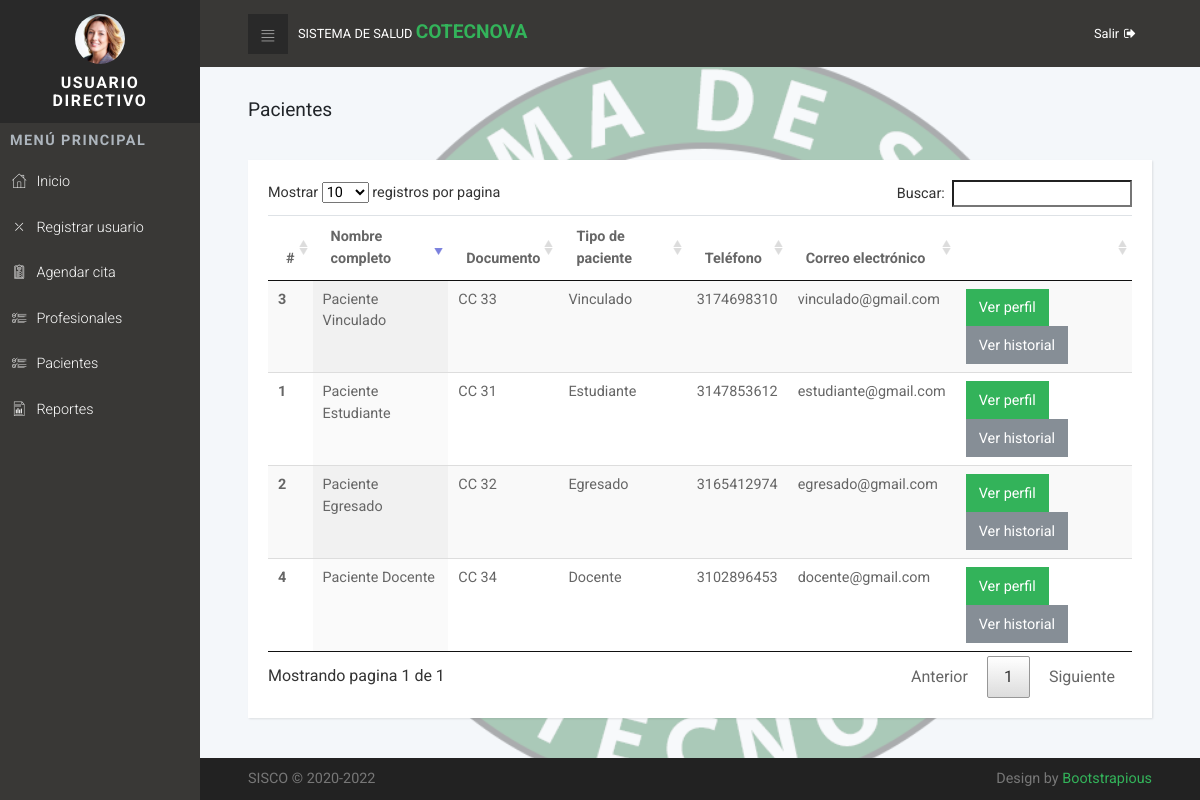
The app's page /patients/ (signed in) with its own data.
### tables this page shows
CREATE TABLE `tipo_paciente` (
  `id_tipo_paciente` int(11) NOT NULL,
  `tipo_paciente` varchar(45) NOT NULL,
  `descripcion` varchar(255) DEFAULT NULL
);

CREATE TABLE `usuario` (
  `id_usuario` int(11) NOT NULL,
  `nombres` varchar(20) NOT NULL,
  `apellidos` varchar(20) NOT NULL,
  `tipo_documento` varchar(5) NOT NULL,
  `documento` varchar(15) NOT NULL,
  `residencia_dir` varchar(45) DEFAULT NULL,
  `telefono` varchar(15) NOT NULL,
  `mail` varchar(45) NOT NULL,
  `genero` varchar(15) DEFAULT NULL,
  `estado_civil` varchar(15) DEFAULT NULL,
  `tipo_usuario` int(11) NOT NULL,
  `foto_usuario` varchar(200) NOT NULL DEFAULT 'default.png',
  `estado` tinyint(1) NOT NULL DEFAULT 1,
  `contraseña` varchar(256) NOT NULL
);

### app/config/LoadViews.php (called while the page is built, shortened)
<?php
	class LoadViews
	{
		public function get_home()
		{
			return require_once "./app/views/pages/home.php";
		}
	}

### index.php (called while the page is built, shortened)
<?php
	require_once "./app/config/LoadViews.php";
	$home = new LoadViews;
	$home->get_home();

### app/libs/Database.php (called while the page is built, shortened)
<?php
	class Database
	{
		private $host = HOST;
		private $user = USER;
		private $pss = PASS;
		private $name = DB;
		private $dbh;
		private $stmt;
		public function __construct()
		{
			$dsn = 'mysql:host='.$this->host.';dbname='.$this->name;
			$options = array(
				PDO::ATTR_PERSISTENT => true,
				PDO::ATTR_ERRMODE => PDO::ERRMODE_EXCEPTION
			);
			try{
				$this->dbh = new PDO($dsn, $this->user, $this->pss, $options);
				$this->dbh->exec('set names utf8');
			} catch(PDOException $e){
				$this->error = $e->getMessage();
				echo $this->error;
			}
		}
		public function query($sql)
		{
			$this->stmt = $this->dbh->prepare($sql);
		}
		public function execute()
		{
			return $this->stmt->execute();
		}
		public function registers()
		{
			$this->execute();
			return $this->stmt->fetchAll(PDO::FETCH_OBJ);
		}
	}

### app/controllers/patientController.php (called while the page is built, shortened)
<?php
	require_once dirname(dirname(__FILE__))."/models/patientModel.php";
	class patientController extends patientModel
	{
		public function __construct()
		{
			$this->pm = new patientModel;
		}
		public function consult_patients_controller()
		{
			return $this->pm->consult_patients_model();
		}
	}

### app/models/patientModel.php (called while the page is built, shortened)
<?php
	require_once dirname(dirname(__FILE__)).'/libs/Database.php';
	class patientModel extends Database
	{
		private $db;
		public function __construct()
		{
			$this->db = new Database;
		}
		protected function consult_patients_model()
		{
			$this->db->query("SELECT tipo_paciente.tipo_paciente, usuario.nombres, usuario.apellidos, usuario.tipo_documento, usuario.documento, usuario.telefono, usuario.mail FROM paciente  INNER JOIN usuario ON paciente.usuario = usuario.id_usuario INNER JOIN tipo_paciente ON paciente.tipo_paciente = tipo_paciente.id_tipo_paciente WHERE usuario.estado = 1");
			return $this->db->registers();
		}
	}

### app/views/pages/patients.php (the view)
<?php
  require_once"app/controllers/patientController.php";
  $ins = new patientController;
  $dates = $ins->consult_patients_controller();
  $cont = 0;
  $tipo = $_SESSION['tipo_usuario'];
?>
<section>
	<div class="container-fluid">
		<header>
			<h1 class="h3 display">Pacientes</h1>
		</header>
		<div class="row">
      <div class="col-lg-12">
        <div class="card">
          <div class="card-body">
            <div class="table-responsive">
              <table class="table table-striped table-hover display" id="mytable">
                <?php if($tipo == 1 || $tipo == 2){ ?>
                <thead>
                  <tr>
                    <th>#</th>
                    <th>Nombre completo</th>
                    <th>Documento</th>
                    <th>Tipo de paciente</th>
                    <th>Teléfono</th>
                    <th>Correo electrónico</th>
                    <th></th>
                  </tr>
                </thead>
                <tbody>
                  <?php foreach($dates as $fields){ ?>
                  <tr>
                    <th scope="row"><?php echo ++$cont ?></th>
                    <td><?php echo $fields->nombres.' '.$fields->apellidos ?></td>
                    <td><?php echo $fields->tipo_documento.' '.$fields->documento ?></td>
                    <td><?php echo $fields->tipo_paciente ?></td>
                    <td><?php echo $fields->telefono ?></td>
                    <td><?php echo $fields->mail ?></td>
                    <td>
                      <button type="submit" class="btn btn-primary">Ver perfil</button>
                      <button type="submit" class="btn btn-secondary">Ver historial</button>
                    </td>
                  </tr>
                  <?php } ?>
                </tbody>
                <?php }elseif($tipo != 1 || $tipo != 2)
                  {
                    echo "<script> window.location.href='".SERVER_URL."404/' </script>";
                  } ?>
              </table>
            </div>
          </div>
        </div>
      </div>
    </div>
	</div>
</section>

### public/css/style.default.css (style rules this page uses)
body { overflow-x: hidden; }
table { font-size: 0.9em; color: #666; }
.card { margin-bottom: 30px; -webkit-box-shadow: 1px 1px 2px rgba(0, 0, 0, 0.1); box-shadow: 1px 1px 2px rgba(0, 0, 0, 0.1); }
.display { font-weight: 400 !important; }
section header { padding-top: 2rem; padding-bottom: 2rem; }
@media (min-width: 768px) { .container-fluid { padding: 0 3rem; } }
button { cursor: pointer; }
.btn { font-weight: 400; border: 1px solid transparent; padding: 0.45rem 0.75rem; font-size: 0.9rem; line-height: 1.5; border-radius: 0; -webkit-transition: color 0.15s ease-in-out, background-color 0.15s ease-in-out, border-color 0.15s ease-in-out, -webkit-box-shadow 0.15s ease-in-out; transition: color 0.15s ease-in-out, background-color 0.15s ease-in-out, border-color 0.15s ease-in-out, -webkit-box-shadow 0.15s ease-in-out; transition: color 0.15s ease-in-out, background-color 0.15s ease-in-out, border-color 0.15s ease-in-out, box-shadow 0.15s ease-in-out; transition: color 0.15s ease-in-out, background-color 0.15s ease-in-out, border-color 0.15s ease-in-out, box-shadow 0.15s ease-in-out, -webkit-box-shadow 0.15s ease-in-out; }
.btn-primary { color: color-yiq(#33b35a); background-color: #33b35a; border-color: #33b35a; }
.btn-secondary { color: color-yiq(#868e96); background-color: #868e96; border-color: #868e96; }
body { font-family: "Roboto", sans-serif; font-size: 1rem; font-weight: 400; line-height: 1.5; color: #212529; background-color: #fff; }
h1, h2, h3, h4, h5, h6, .h1, .h2, .h3, .h4, .h5, .h6 { margin-bottom: 0.5rem; font-family: inherit; font-weight: 700; line-height: 1.1; color: inherit; }
h1, .h1 { font-size: 1.5rem; }
h3, .h3 { font-size: 1.2rem; }
.card { background-color: #fff; border: 0 solid #eee; border-radius: 0; }
.card-body { padding: 1.25rem; }

### records on screen
tipo_paciente: usuario.nombres "Paciente", usuario.apellidos "Estudiante", usuario.tipo_documento "CC", usuario.documento "31", tipo_paciente "Estudiante", usuario.telefono "3147853612", usuario.mail "estudiante@gmail.com"
tipo_paciente: usuario.nombres "Paciente", usuario.apellidos "Egresado", usuario.tipo_documento "CC", usuario.documento "32", tipo_paciente "Egresado", usuario.telefono "3165412974", usuario.mail "egresado@gmail.com"
tipo_paciente: usuario.nombres "Paciente", usuario.apellidos "Vinculado", usuario.tipo_documento "CC", usuario.documento "33", tipo_paciente "Vinculado", usuario.telefono "3174698310", usuario.mail "vinculado@gmail.com"
tipo_paciente: usuario.nombres "Paciente", usuario.apellidos "Docente", usuario.tipo_documento "CC", usuario.documento "34", tipo_paciente "Docente", usuario.telefono "3102896453", usuario.mail "docente@gmail.com"

### other values on screen
$usuario "USUARIO DIRECTIVO"
